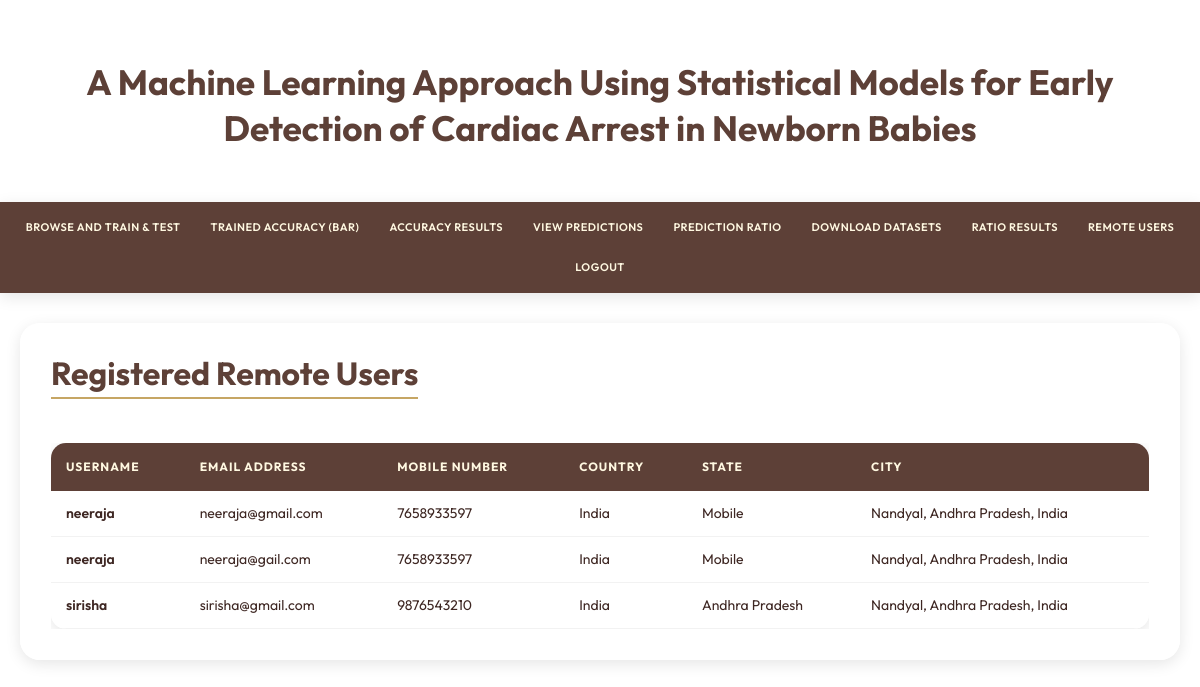
The page /View_Remote_Users/ on the database its author committed.
### Remote_User/models.py (models this page shows)
class ClientRegister_Model(models.Model):
    username = models.CharField(max_length=30, default="unknown")
    email = models.EmailField(max_length=30, default="unknown")
    password = models.CharField(max_length=10, default="unknown")
    phoneno = models.CharField(max_length=10, default="unknown")
    country = models.CharField(max_length=30, default="unknown")
    state = models.CharField(max_length=30, default="unknown")
    city = models.CharField(max_length=30, default="unknown")

### Service_Provider/views.py (the view)
# urls.py: url(r'View_Remote_Users/$',serviceprovider.View_Remote_Users,name="View_Remote_Users"),
def View_Remote_Users(request):
    obj=ClientRegister_Model.objects.all()
    return render(request,'SProvider/View_Remote_Users.html',{'objects':obj})

### Template/htmls/SProvider/View_Remote_Users.html
{% extends 'SProvider/design1.html' %}
{% block researchblock %}
<div class="content-card">
	<h2 class="register-label mb-4"
		style="color: var(--primary-brown); font-weight: 700; border-bottom: 2px solid var(--accent-gold); display: inline-block; padding-bottom: 5px;">
		Registered Remote Users
	</h2>
	<div class="premium-table-container">
		<table class="premium-table">
			<thead>
				<tr>
					<th>Username</th>
					<th>Email Address</th>
					<th>Mobile Number</th>
					<th>Country</th>
					<th>State</th>
					<th>City</th>
				</tr>
			</thead>
			<tbody>
				{% for o in objects %}
				<tr>
					<td style="font-weight: 600;">{{o.username}}</td>
					<td>{{o.email}}</td>
					<td>{{o.phoneno}}</td>
					<td>{{o.country}}</td>
					<td>{{o.state}}</td>
					<td>{{o.city}}</td>
				</tr>
				{% empty %}
				<tr>
					<td colspan="6" class="text-center py-5 no-users-message">No users found in the system.</td>
				</tr>
				{% endfor %}
			</tbody>
		</table>
	</div>
</div>
{% endblock %}

### Template/htmls/SProvider/design1.html (shortened to what this page needs)
<!DOCTYPE html>
{% load static %}
<html lang="en">
<head>
  <link rel="stylesheet" href="https://cdnjs.cloudflare.com/ajax/libs/font-awesome/6.4.0/css/all.min.css">
  <link rel="stylesheet" href="https://stackpath.bootstrapcdn.com/bootstrap/4.5.2/css/bootstrap.min.css">
</head>
<body>
  <div class="header-container">
    <h1 class="style1">A Machine Learning Approach Using Statistical Models for Early Detection of Cardiac Arrest in
      Newborn Babies</h1>
  </div>
  <div class="topnav">
    <a href="{% url 'train_model' %}">Browse and Train & Test</a>
    <a href="{% url 'likeschart' 'bar' %}">Trained Accuracy (Bar)</a>
    <a href="{% url 'charts1' 'line' %}">Accuracy Results</a>
    <a href="{% url 'View_Prediction_Of_Cardiac_Arrest_Type' %}">View Predictions</a>
    <a href="{% url 'View_Prediction_Of_Cardiac_Arrest_Type_Ratio' %}">Prediction Ratio</a>
    <a href="{% url 'Download_Predicted_DataSets' %}">Download Datasets</a>
    <a href="{% url 'charts' 'line' %}">Ratio Results</a>
    <a href="{% url 'View_Remote_Users' %}">Remote Users</a>
    <a href="{% url 'login'  %}">Logout</a>
  </div>
  <div class="mainholder">
    {% block researchblock %}
    {% endblock %}
  </div>
</body>
</html>

### rows shown on the page
ClientRegister_Model: username "neeraja", email "neeraja@gmail.com", phoneno "7658933597", country "India", state "Mobile", city "Nandyal, Andhra Pradesh, India"
ClientRegister_Model: username "neeraja", email "neeraja@gail.com", phoneno "7658933597", country "India", state "Mobile", city "Nandyal, Andhra Pradesh, India"
ClientRegister_Model: username "sirisha", email "sirisha@gmail.com", phoneno "9876543210", country "India", state "Andhra Pradesh", city "Nandyal, Andhra Pradesh, India"
